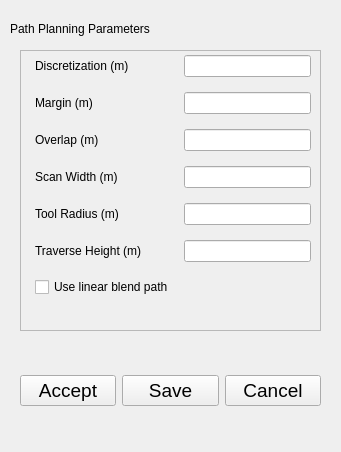
<?xml version="1.0" encoding="UTF-8"?>
<ui version="4.0">
 <class>PathPlanningConfigWindow</class>
 <widget class="QWidget" name="PathPlanningConfigWindow">
  <property name="geometry">
   <rect>
    <x>0</x>
    <y>0</y>
    <width>341</width>
    <height>452</height>
   </rect>
  </property>
  <property name="windowTitle">
   <string>Form</string>
  </property>
  <widget class="QWidget" name="horizontalLayoutWidget">
   <property name="geometry">
    <rect>
     <x>20</x>
     <y>340</y>
     <width>301</width>
     <height>101</height>
    </rect>
   </property>
   <layout class="QHBoxLayout" name="horizontalLayout">
    <item>
     <widget class="QPushButton" name="PushButtonAccept">
      <property name="font">
       <font>
        <pointsize>14</pointsize>
       </font>
      </property>
      <property name="text">
       <string>Accept</string>
      </property>
     </widget>
    </item>
    <item>
     <widget class="QPushButton" name="PushButtonSave">
      <property name="font">
       <font>
        <pointsize>14</pointsize>
       </font>
      </property>
      <property name="text">
       <string>Save</string>
      </property>
     </widget>
    </item>
    <item>
     <widget class="QPushButton" name="PushButtonCancel">
      <property name="font">
       <font>
        <pointsize>14</pointsize>
       </font>
      </property>
      <property name="text">
       <string>Cancel</string>
      </property>
     </widget>
    </item>
   </layout>
  </widget>
  <widget class="QWidget" name="formLayoutWidget">
   <property name="geometry">
    <rect>
     <x>20</x>
     <y>40</y>
     <width>301</width>
     <height>299</height>
    </rect>
   </property>
   <layout class="QFormLayout" name="formLayout">
    <property name="sizeConstraint">
     <enum>QLayout::SetNoConstraint</enum>
    </property>
    <property name="fieldGrowthPolicy">
     <enum>QFormLayout::AllNonFixedFieldsGrow</enum>
    </property>
    <property name="horizontalSpacing">
     <number>10</number>
    </property>
    <property name="verticalSpacing">
     <number>15</number>
    </property>
    <property name="leftMargin">
     <number>15</number>
    </property>
    <property name="topMargin">
     <number>15</number>
    </property>
    <property name="rightMargin">
     <number>10</number>
    </property>
    <property name="bottomMargin">
     <number>10</number>
    </property>
    <item row="0" column="0">
     <widget class="QLabel" name="labelDiscretization">
      <property name="text">
       <string>Discretization (m)</string>
      </property>
     </widget>
    </item>
    <item row="0" column="1">
     <widget class="QLineEdit" name="LineEditDiscretization"/>
    </item>
    <item row="1" column="0">
     <widget class="QLabel" name="labelMargin">
      <property name="text">
       <string>Margin (m)</string>
      </property>
     </widget>
    </item>
    <item row="1" column="1">
     <widget class="QLineEdit" name="LineEditMargin"/>
    </item>
    <item row="2" column="0">
     <widget class="QLabel" name="labelOverlap">
      <property name="text">
       <string>Overlap (m)</string>
      </property>
     </widget>
    </item>
    <item row="2" column="1">
     <widget class="QLineEdit" name="LineEditOverlap"/>
    </item>
    <item row="3" column="0">
     <widget class="QLabel" name="labelScanWidth">
      <property name="text">
       <string>Scan Width (m)</string>
      </property>
     </widget>
    </item>
    <item row="3" column="1">
     <widget class="QLineEdit" name="LineEditScanWidth"/>
    </item>
    <item row="4" column="0">
     <widget class="QLabel" name="labelToolRadius">
      <property name="text">
       <string>Tool Radius (m)</string>
      </property>
     </widget>
    </item>
    <item row="4" column="1">
     <widget class="QLineEdit" name="LineEditToolRadius"/>
    </item>
    <item row="5" column="0">
     <widget class="QLabel" name="labelTraverseHeight">
      <property name="text">
       <string>Traverse Height (m)</string>
      </property>
     </widget>
    </item>
    <item row="5" column="1">
     <widget class="QLineEdit" name="LineEditTraverseHeight"/>
    </item>
    <item row="6" column="0">
     <widget class="QCheckBox" name="checkBoxLinearBlend">
      <property name="text">
       <string>Use linear blend path</string>
      </property>
     </widget>
    </item>
   </layout>
  </widget>
  <widget class="QFrame" name="frame">
   <property name="geometry">
    <rect>
     <x>20</x>
     <y>50</y>
     <width>301</width>
     <height>281</height>
    </rect>
   </property>
   <property name="frameShape">
    <enum>QFrame::StyledPanel</enum>
   </property>
   <property name="frameShadow">
    <enum>QFrame::Raised</enum>
   </property>
  </widget>
  <widget class="QLabel" name="label">
   <property name="geometry">
    <rect>
     <x>10</x>
     <y>20</y>
     <width>231</width>
     <height>17</height>
    </rect>
   </property>
   <property name="text">
    <string>Path Planning Parameters</string>
   </property>
  </widget>
  <zorder>frame</zorder>
  <zorder>horizontalLayoutWidget</zorder>
  <zorder>formLayoutWidget</zorder>
  <zorder>label</zorder>
 </widget>
 <resources/>
 <connections/>
</ui>
